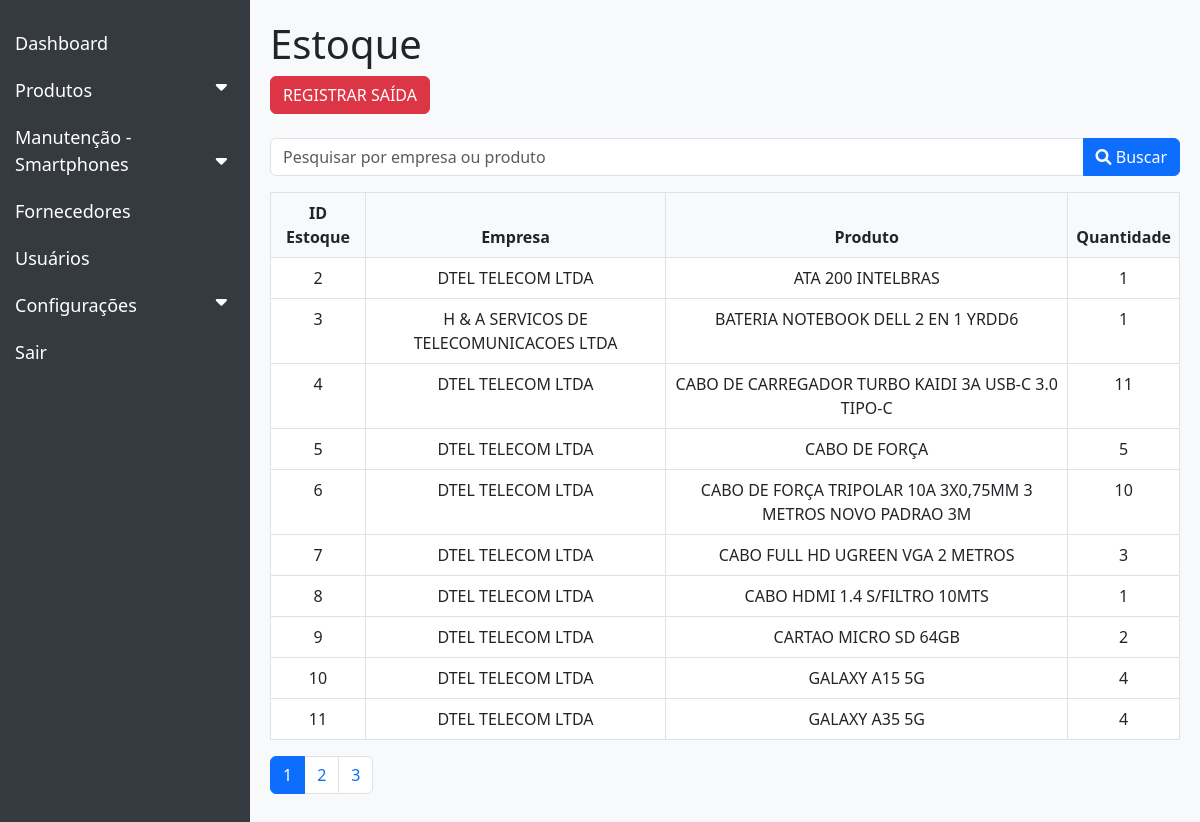
Page /product/product_stock.php on the committed database.
### tables this page shows
CREATE TABLE `estoque` (
  `id_estoque` int(11) NOT NULL,
  `id_empresa` int(11) DEFAULT NULL,
  `id_produto` int(11) DEFAULT NULL,
  `quantidade` int(11) DEFAULT 0
);

CREATE TABLE `empresas` (
  `id` int(11) NOT NULL,
  `nome` varchar(50) NOT NULL,
  `cnpj_empresa` varchar(14) NOT NULL,
  `ativo` tinyint(1) NOT NULL DEFAULT 1
);

CREATE TABLE `produtos` (
  `id` int(11) NOT NULL,
  `nome` varchar(100) NOT NULL,
  `marca` varchar(50) NOT NULL
);

### product/product_stock.php (the view, shortened to what this page needs)
<?php
include(__DIR__ . '/../config/config.php');
$itens_por_pagina = 10;
$pagina_atual = isset($_GET['pagina']) ? (int) $_GET['pagina'] : 1;
$inicio = ($pagina_atual - 1) * $itens_por_pagina;
$termo_pesquisa = isset($_GET['pesquisa']) ? $mysqli->real_escape_string($_GET['pesquisa']) : '';
$sql_base = "FROM estoque e
             JOIN empresas emp ON e.id_empresa = emp.id
             JOIN produtos p ON e.id_produto = p.id";
$sql_count = "SELECT COUNT(*) as total $sql_base";
$result_count = $mysqli->query($sql_count);
$total_registros = $result_count->fetch_assoc()['total'];
$total_paginas = ceil($total_registros / $itens_por_pagina);
$sql = "SELECT e.id_estoque, emp.nome AS empresa, p.nome AS produto, e.quantidade
        $sql_base
        LIMIT $inicio, $itens_por_pagina";
$result = $mysqli->query($sql);
?>
<!DOCTYPE html>
<html lang="pt-br">
<head>
    <link rel="stylesheet" href="https://cdn.jsdelivr.net/npm/bootstrap@5.3.0/dist/css/bootstrap.min.css">
    <link rel="stylesheet" href="https://cdnjs.cloudflare.com/ajax/libs/font-awesome/6.0.0-beta3/css/all.min.css">
</head>
<body>
    <?php include(__DIR__ . '/../sidebar.php'); ?>
    <div class="main-content">
        <h1>Estoque</h1>
        <div class="mb-4">
            <a href="/centro_de_custos/product/product_departure.php" class="btn btn-danger">
                REGISTRAR SAÍDA
            </a>
        </div>
        <form method="GET" class="mb-3">
            <div class="input-group">
                <input type="text" name="pesquisa" class="form-control" placeholder="Pesquisar por empresa ou produto" value="<?php echo htmlspecialchars($termo_pesquisa); ?>">
                <button type="submit" class="btn btn-primary">
                    <i class="fas fa-search"></i> Buscar
                </button>
            </div>
        </form>
        <table class="table table-bordered table-spreadsheet">
            <thead>
                <tr>
                    <th>ID Estoque</th>
                    <th>Empresa</th>
                    <th>Produto</th>
                    <th>Quantidade</th>
                </tr>
            </thead>
            <tbody>
                <?php while ($row = $result->fetch_assoc()): ?>
                    <tr>
                        <td><?php echo htmlspecialchars($row['id_estoque']); ?></td>
                        <td><?php echo htmlspecialchars($row['empresa']); ?></td>
                        <td><?php echo htmlspecialchars($row['produto']); ?></td>
                        <td><?php echo htmlspecialchars($row['quantidade']); ?></td>
                    </tr>
                <?php endwhile; ?>
            </tbody>
        </table>
        <nav>
            <ul class="pagination">
                <?php for ($i = 1; $i <= $total_paginas; $i++): ?>
                    <li class="page-item <?php echo ($i == $pagina_atual) ? 'active' : ''; ?>">
                        <a class="page-link" href="?pagina=<?php echo $i; ?>&pesquisa=<?php echo urlencode($termo_pesquisa); ?>">
                            <?php echo $i; ?>
                        </a>
                    </li>
                <?php endfor; ?>
            </ul>
        </nav>
    </div>
</body>
</html>

### product/product_stock.php (style rules this page uses)
.table-spreadsheet { border: 1px solid #dee2e6; }
.table-spreadsheet th, .table-spreadsheet td { border: 1px solid #dee2e6; padding: 8px; text-align: center; }
.table-spreadsheet th { background-color: #f8f9fa; font-weight: bold; }
body { background-color: #f8f9fa; display: flex; }
.main-content { margin-left: 250px; padding: 20px; width: 100%; }

### rows in the picture
estoque: id_estoque "2", id_empresa.nome "DTEL TELECOM LTDA", id_produto.nome "ATA 200 INTELBRAS", quantidade "1"
estoque: id_estoque "3", id_empresa.nome "H & A SERVICOS DE TELECOMUNICACOES LTDA", id_produto.nome "BATERIA NOTEBOOK DELL 2 EN 1 YRDD6", quantidade "1"
estoque: id_estoque "4", id_empresa.nome "DTEL TELECOM LTDA", id_produto.nome "CABO DE CARREGADOR TURBO KAIDI 3A USB-C 3.0 TIPO-C", quantidade "11"
estoque: id_estoque "5", id_empresa.nome "DTEL TELECOM LTDA", id_produto.nome "CABO DE FORÇA", quantidade "5"
estoque: id_estoque "6", id_empresa.nome "DTEL TELECOM LTDA", id_produto.nome "CABO DE FORÇA TRIPOLAR 10A 3X0,75MM 3 METROS NOVO PADRAO 3M", quantidade "10"
estoque: id_estoque "7", id_empresa.nome "DTEL TELECOM LTDA", id_produto.nome "CABO FULL HD UGREEN VGA 2 METROS", quantidade "3"
estoque: id_estoque "8", id_empresa.nome "DTEL TELECOM LTDA", id_produto.nome "CABO HDMI 1.4 S/FILTRO 10MTS", quantidade "1"
estoque: id_estoque "9", id_empresa.nome "DTEL TELECOM LTDA", id_produto.nome "CARTAO MICRO SD 64GB", quantidade "2"
estoque: id_estoque "10", id_empresa.nome "DTEL TELECOM LTDA", id_produto.nome "GALAXY A15 5G", quantidade "4"
estoque: id_estoque "11", id_empresa.nome "DTEL TELECOM LTDA", id_produto.nome "GALAXY A35 5G", quantidade "4"
